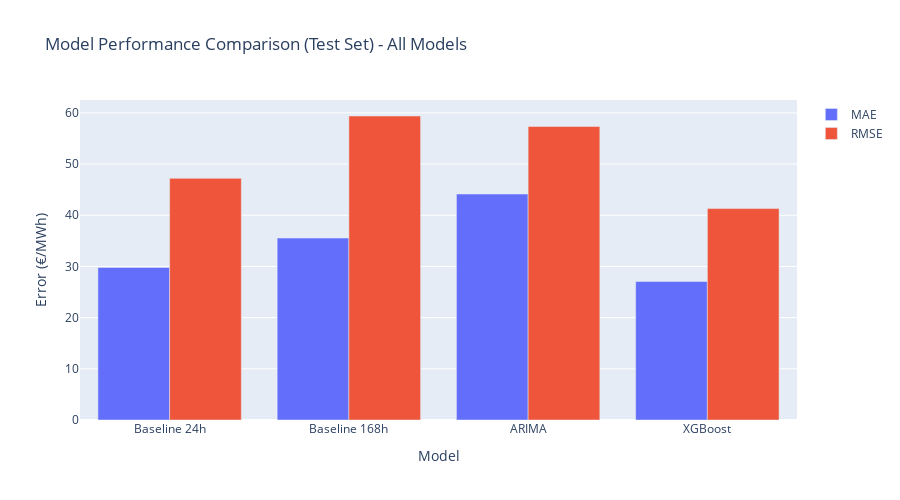

Write notebook code for a chart like this one.
### Code cell
# Performance comparison bar chart with ARIMA
fig = go.Figure()

models_list = ['Baseline 24h', 'Baseline 168h', 'ARIMA', 'XGBoost']
metrics_to_plot = ['MAE', 'RMSE']

for metric in metrics_to_plot:
    fig.add_trace(go.Bar(
        name=metric,
        x=models_list,
        y=[comparison_df.loc[metric, model] for model in models_list],
    ))

fig.update_layout(
    title='Model Performance Comparison (Test Set) - All Models',
    xaxis_title='Model',
    yaxis_title='Error (€/MWh)',
    barmode='group',
    height=500,
    showlegend=True
)

fig.show()

### Figure 1 — Plotly figure (JSON) as saved in the notebook; plotly's stock layout.template omitted (floating-point values rounded to 4 significant figures)
{"data": [{"name": "MAE", "type": "bar", "x": ["Baseline 24h", "Baseline 168h", "ARIMA", "XGBoost"], "y": [29.82, 35.55, 44.14, 27.05]}, {"name": "RMSE", "type": "bar", "x": ["Baseline 24h", "Baseline 168h", "ARIMA", "XGBoost"], "y": [47.21, 59.39, 57.34, 41.3]}], "layout": {"barmode": "group", "height": 500, "showlegend": true, "title": {"text": "Model Performance Comparison (Test Set) - All Models"}, "xaxis": {"title": {"text": "Model"}}, "yaxis": {"title": {"text": "Error (€/MWh)"}}}}
